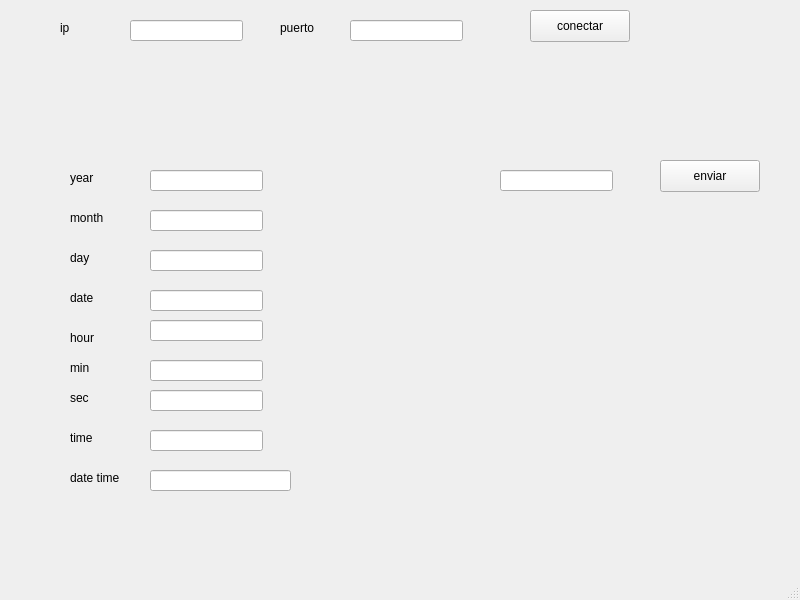
<?xml version="1.0" encoding="UTF-8"?>
<ui version="4.0">
 <class>MainWindow</class>
 <widget class="QMainWindow" name="MainWindow">
  <property name="geometry">
   <rect>
    <x>0</x>
    <y>0</y>
    <width>800</width>
    <height>600</height>
   </rect>
  </property>
  <property name="windowTitle">
   <string>MainWindow</string>
  </property>
  <widget class="QWidget" name="centralwidget">
   <widget class="QLineEdit" name="line_year">
    <property name="geometry">
     <rect>
      <x>150</x>
      <y>170</y>
      <width>113</width>
      <height>21</height>
     </rect>
    </property>
   </widget>
   <widget class="QLineEdit" name="line_month">
    <property name="geometry">
     <rect>
      <x>150</x>
      <y>210</y>
      <width>113</width>
      <height>21</height>
     </rect>
    </property>
   </widget>
   <widget class="QLineEdit" name="line_day">
    <property name="enabled">
     <bool>true</bool>
    </property>
    <property name="geometry">
     <rect>
      <x>150</x>
      <y>250</y>
      <width>113</width>
      <height>21</height>
     </rect>
    </property>
   </widget>
   <widget class="QLineEdit" name="line_date">
    <property name="geometry">
     <rect>
      <x>150</x>
      <y>290</y>
      <width>113</width>
      <height>21</height>
     </rect>
    </property>
   </widget>
   <widget class="QLineEdit" name="line_hour">
    <property name="geometry">
     <rect>
      <x>150</x>
      <y>320</y>
      <width>113</width>
      <height>21</height>
     </rect>
    </property>
   </widget>
   <widget class="QLineEdit" name="line_min">
    <property name="geometry">
     <rect>
      <x>150</x>
      <y>360</y>
      <width>113</width>
      <height>21</height>
     </rect>
    </property>
   </widget>
   <widget class="QLineEdit" name="line_sec">
    <property name="geometry">
     <rect>
      <x>150</x>
      <y>390</y>
      <width>113</width>
      <height>21</height>
     </rect>
    </property>
   </widget>
   <widget class="QLineEdit" name="line_time">
    <property name="geometry">
     <rect>
      <x>150</x>
      <y>430</y>
      <width>113</width>
      <height>21</height>
     </rect>
    </property>
   </widget>
   <widget class="QLineEdit" name="line_dateTime">
    <property name="geometry">
     <rect>
      <x>150</x>
      <y>470</y>
      <width>141</width>
      <height>21</height>
     </rect>
    </property>
   </widget>
   <widget class="QLabel" name="label">
    <property name="geometry">
     <rect>
      <x>70</x>
      <y>170</y>
      <width>58</width>
      <height>16</height>
     </rect>
    </property>
    <property name="text">
     <string>year</string>
    </property>
   </widget>
   <widget class="QLabel" name="label_2">
    <property name="geometry">
     <rect>
      <x>70</x>
      <y>210</y>
      <width>58</width>
      <height>16</height>
     </rect>
    </property>
    <property name="text">
     <string>month</string>
    </property>
   </widget>
   <widget class="QLabel" name="label_3">
    <property name="geometry">
     <rect>
      <x>70</x>
      <y>250</y>
      <width>58</width>
      <height>16</height>
     </rect>
    </property>
    <property name="text">
     <string>day</string>
    </property>
   </widget>
   <widget class="QLabel" name="label_4">
    <property name="geometry">
     <rect>
      <x>70</x>
      <y>290</y>
      <width>58</width>
      <height>16</height>
     </rect>
    </property>
    <property name="text">
     <string>date</string>
    </property>
   </widget>
   <widget class="QLabel" name="label_5">
    <property name="geometry">
     <rect>
      <x>70</x>
      <y>330</y>
      <width>58</width>
      <height>16</height>
     </rect>
    </property>
    <property name="text">
     <string>hour</string>
    </property>
   </widget>
   <widget class="QLabel" name="label_6">
    <property name="geometry">
     <rect>
      <x>70</x>
      <y>360</y>
      <width>58</width>
      <height>16</height>
     </rect>
    </property>
    <property name="text">
     <string>min</string>
    </property>
   </widget>
   <widget class="QLabel" name="label_7">
    <property name="geometry">
     <rect>
      <x>70</x>
      <y>390</y>
      <width>58</width>
      <height>16</height>
     </rect>
    </property>
    <property name="text">
     <string>sec</string>
    </property>
   </widget>
   <widget class="QLabel" name="label_8">
    <property name="geometry">
     <rect>
      <x>70</x>
      <y>430</y>
      <width>58</width>
      <height>16</height>
     </rect>
    </property>
    <property name="text">
     <string>time</string>
    </property>
   </widget>
   <widget class="QLabel" name="label_9">
    <property name="geometry">
     <rect>
      <x>70</x>
      <y>470</y>
      <width>58</width>
      <height>16</height>
     </rect>
    </property>
    <property name="text">
     <string>date time</string>
    </property>
   </widget>
   <widget class="QLabel" name="label_10">
    <property name="geometry">
     <rect>
      <x>60</x>
      <y>20</y>
      <width>58</width>
      <height>16</height>
     </rect>
    </property>
    <property name="text">
     <string>ip</string>
    </property>
   </widget>
   <widget class="QLabel" name="label_11">
    <property name="geometry">
     <rect>
      <x>280</x>
      <y>20</y>
      <width>58</width>
      <height>16</height>
     </rect>
    </property>
    <property name="text">
     <string>puerto</string>
    </property>
   </widget>
   <widget class="QPushButton" name="pb_conectar">
    <property name="geometry">
     <rect>
      <x>530</x>
      <y>10</y>
      <width>100</width>
      <height>32</height>
     </rect>
    </property>
    <property name="text">
     <string>conectar</string>
    </property>
   </widget>
   <widget class="QLineEdit" name="line_ip">
    <property name="geometry">
     <rect>
      <x>130</x>
      <y>20</y>
      <width>113</width>
      <height>21</height>
     </rect>
    </property>
   </widget>
   <widget class="QLineEdit" name="line_puerto">
    <property name="geometry">
     <rect>
      <x>350</x>
      <y>20</y>
      <width>113</width>
      <height>21</height>
     </rect>
    </property>
   </widget>
   <widget class="QPushButton" name="pb_enviar">
    <property name="geometry">
     <rect>
      <x>660</x>
      <y>160</y>
      <width>100</width>
      <height>32</height>
     </rect>
    </property>
    <property name="text">
     <string>enviar</string>
    </property>
   </widget>
   <widget class="QLineEdit" name="line_pedido">
    <property name="geometry">
     <rect>
      <x>500</x>
      <y>170</y>
      <width>113</width>
      <height>21</height>
     </rect>
    </property>
   </widget>
   <widget class="QLabel" name="estado">
    <property name="geometry">
     <rect>
      <x>520</x>
      <y>60</y>
      <width>131</width>
      <height>16</height>
     </rect>
    </property>
    <property name="text">
     <string/>
    </property>
   </widget>
  </widget>
  <widget class="QMenuBar" name="menubar">
   <property name="geometry">
    <rect>
     <x>0</x>
     <y>0</y>
     <width>800</width>
     <height>33</height>
    </rect>
   </property>
  </widget>
  <widget class="QStatusBar" name="statusbar"/>
 </widget>
 <resources/>
 <connections/>
</ui>
